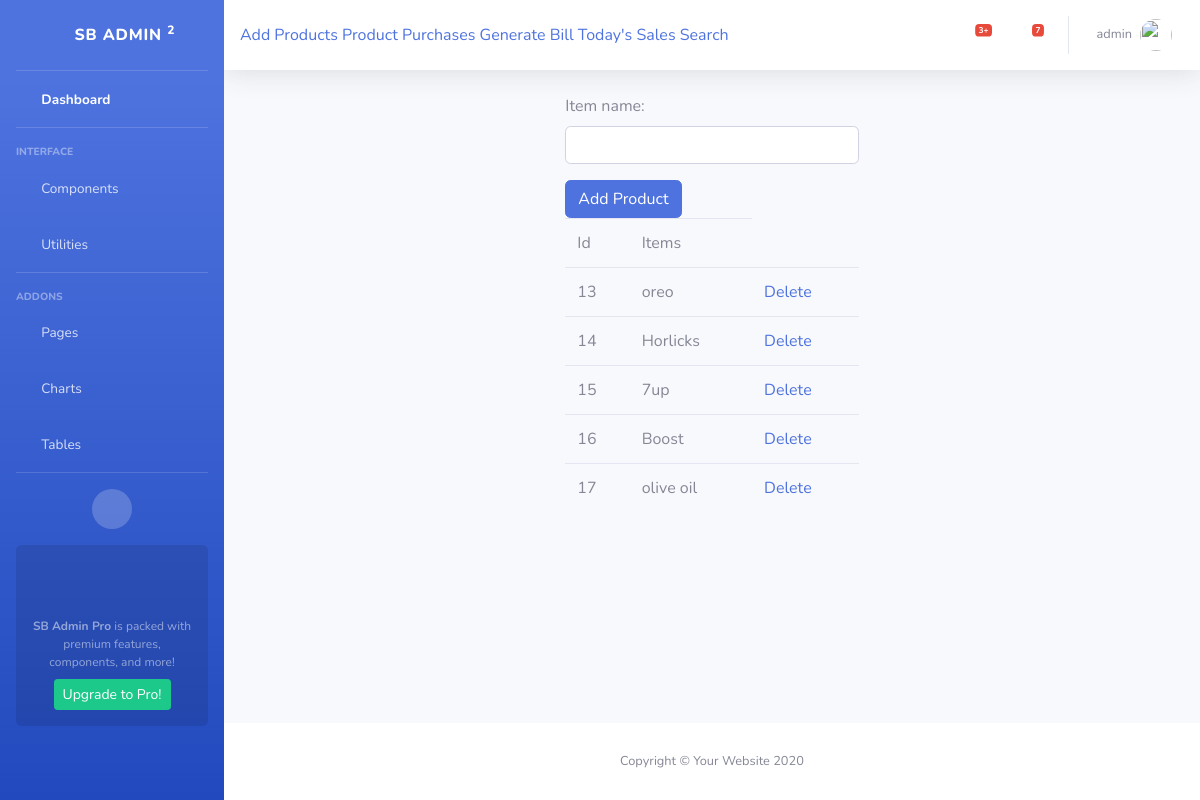
Screenshot of /billing/item (signed in) with the database file from the repository.
### app_billing/models.py (models this page shows, shortened)
class Items(models.Model):
    item_name = models.CharField(max_length=120)

### app_billing/views.py (the view, shortened to what this page needs)
# urls.py: path('item', ItemCreate.as_view(), name='item'),
class ItemCreate(TemplateView):
    model = Items
    template_name = 'app_billing/item_create.html'
    form_class = ItemCreateForm
    def get(self, request, *args, **kwargs):
        items = Items.objects.all()
        self.context = {
            "form": self.form_class,
            "items":items
        }
        return render(request, self.template_name, self.context)

### app_billing/templates/app_billing/item_create.html (shortened to what this page needs)
{% extends 'app_billing/admin_base.html' %}
{% block body_block %}
<div class="row">
    <div class="col"></div>
        <div class="col-lg-4">
                <form method="post">
                    {{form.as_p}}
                    <input type="submit" class="btn btn-primary" value="Add Product">
                </form>
                <table class="table">
                        <tr>
                            <td>Id</td>
                            <td>Items</td>
                        </tr>
                       {% for item in items %}
                        <tr>
                          <td>{{ item.id}}</td>
                          <td>{{ item.item_name }}</td>
                          <td><a href="{% url 'itemdelete' item.id %}"> Delete </a> </td>
                        </tr>
                        {% endfor %}
                </table>
        </div>
    <div class="col"></div>
</div>
{% endblock %}

### app_billing/templates/app_billing/admin_base.html (shortened to what this page needs)
{%load static %}
<!DOCTYPE html>
<html lang="en">
<head>
    <link href="{% static 'vendor/fontawesome-free/css/all.min.css' %}" rel="stylesheet" type="text/css">
    <link href="{% static 'css/sb-admin-2.min.css' %}" rel="stylesheet">
</head>
<body id="page-top">
    <div id="wrapper">
        <ul class="navbar-nav bg-gradient-primary sidebar sidebar-dark accordion" id="accordionSidebar">
            <a class="sidebar-brand d-flex align-items-center justify-content-center" href="index.html">
                <div class="sidebar-brand-icon rotate-n-15">
                    <i class="fas fa-laugh-wink"></i>
                </div>
                <div class="sidebar-brand-text mx-3">SB Admin <sup>2</sup></div>
            </a>
            <hr class="sidebar-divider my-0">
            <li class="nav-item active">
                <a class="nav-link" href="index.html">
                    <i class="fas fa-fw fa-tachometer-alt"></i>
                    <span>Dashboard</span></a>
            </li>
            <hr class="sidebar-divider">
            <div class="sidebar-heading">
                Interface
            </div>
            <li class="nav-item">
                <a class="nav-link collapsed" href="#" data-toggle="collapse" data-target="#collapseTwo"
                    aria-expanded="true" aria-controls="collapseTwo">
                    <i class="fas fa-fw fa-cog"></i>
                    <span>Components</span>
                </a>
            </li>
            <li class="nav-item">
                <a class="nav-link collapsed" href="#" data-toggle="collapse" data-target="#collapseUtilities"
                    aria-expanded="true" aria-controls="collapseUtilities">
                    <i class="fas fa-fw fa-wrench"></i>
                    <span>Utilities</span>
                </a>
            </li>
            <hr class="sidebar-divider">
            <div class="sidebar-heading">
                Addons
            </div>
            <li class="nav-item">
                <a class="nav-link collapsed" href="#" data-toggle="collapse" data-target="#collapsePages"
                    aria-expanded="true" aria-controls="collapsePages">
                    <i class="fas fa-fw fa-folder"></i>
                    <span>Pages</span>
                </a>
            </li>
            <li class="nav-item">
                <a class="nav-link" href="charts.html">
                    <i class="fas fa-fw fa-chart-area"></i>
                    <span>Charts</span></a>
            </li>
            <li class="nav-item">
                <a class="nav-link" href="tables.html">
                    <i class="fas fa-fw fa-table"></i>
                    <span>Tables</span></a>
            </li>
            <hr class="sidebar-divider d-none d-md-block">
            <div class="text-center d-none d-md-inline">
                <button class="rounded-circle border-0" id="sidebarToggle"></button>
            </div>
            <div class="sidebar-card">
                <p class="text-center mb-2"><strong>SB Admin Pro</strong> is packed with premium features, components, and more!</p>
                <a class="btn btn-success btn-sm" href="https://startbootstrap.com/theme/sb-admin-pro">Upgrade to Pro!</a>
            </div>
        </ul>
        <div id="content-wrapper" class="d-flex flex-column">
            <div id="content">
                <nav class="navbar navbar-expand navbar-light bg-white topbar mb-4 static-top shadow">
                    <form>
                       <a class="collapse-item" href="{% url 'item' %}">Add Products</a>
                        <a class="collapse-item" href="{% url 'productcreate' %}">Product Purchases </a>
                        <a class="collapse-item" href="{% url 'ordercreate' %}">Generate Bill </a>
                         <a class="collapse-item" href="{% url 'dsales' %}">Today's Sales </a>
                         <a class="collapse-item" href="{% url 'search' %}">Search </a>
                    </form>
                    <ul class="navbar-nav ml-auto">
                        <li class="nav-item dropdown no-arrow mx-1">
                            <a class="nav-link dropdown-toggle" href="#" id="alertsDropdown" role="button"
                                data-toggle="dropdown" aria-haspopup="true" aria-expanded="false">
                                <i class="fas fa-bell fa-fw"></i>
                                <span class="badge badge-danger badge-counter">3+</span>
                            </a>
                        </li>
                        <li class="nav-item dropdown no-arrow mx-1">
                            <a class="nav-link dropdown-toggle" href="#" id="messagesDropdown" role="button"
                                data-toggle="dropdown" aria-haspopup="true" aria-expanded="false">
                                <i class="fas fa-envelope fa-fw"></i>
                                <span class="badge badge-danger badge-counter">7</span>
                            </a>
                        </li>
                        <li class="nav-item dropdown no-arrow">
                            <a class="nav-link dropdown-toggle" href="#" id="userDropdown" role="button"
                                data-toggle="dropdown" aria-haspopup="true" aria-expanded="false">
                                <span class="mr-2 d-none d-lg-inline text-gray-600 small">{{ request.user}}</span>
                                <img class="img-profile rounded-circle"
                                    src="img/undraw_profile.svg">
                            </a>
                        </li>
                    </ul>
                </nav>
                <div class="container-fluid">
                {% block body_block%}
                    {% endblock %}
                </div>
            </div>
            <footer class="sticky-footer bg-white">
                <div class="container my-auto">
                    <div class="copyright text-center my-auto">
                        <span>Copyright &copy; Your Website 2020</span>
                    </div>
                </div>
            </footer>
        </div>
    </div>
</body>
</html>

### rows the page displays
Items: id "13", item_name "oreo"
Items: id "14", item_name "Horlicks"
Items: id "15", item_name "7up"
Items: id "16", item_name "Boost"
Items: id "17", item_name "olive oil"

### other values shown
{{ request.user }} "admin"
